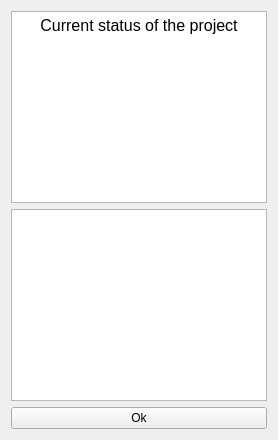
          <widget class="QWidget" name="tab_start_status">
           <attribute name="title">
            <string>Status</string>
           </attribute>
           <layout class="QGridLayout" name="gridLayout_5">
            <item row="2" column="0">
             <widget class="QPushButton" name="pushButton_start_status">
              <property name="text">
               <string>Ok</string>
              </property>
             </widget>
            </item>
            <item row="0" column="0">
             <widget class="QTextEdit" name="textEdit_start_status">
              <property name="readOnly">
               <bool>true</bool>
              </property>
              <property name="html">
               <string>&lt;!DOCTYPE HTML PUBLIC &quot;-//W3C//DTD HTML 4.0//EN&quot; &quot;http://www.w3.org/TR/REC-html40/strict.dtd&quot;&gt;
&lt;html&gt;&lt;head&gt;&lt;meta name=&quot;qrichtext&quot; content=&quot;1&quot; /&gt;&lt;meta charset=&quot;utf-8&quot; /&gt;&lt;style type=&quot;text/css&quot;&gt;
p, li { white-space: pre-wrap; }
hr { height: 1px; border-width: 0; }
li.unchecked::marker { content: &quot;\2610&quot;; }
li.checked::marker { content: &quot;\2612&quot;; }
&lt;/style&gt;&lt;/head&gt;&lt;body style=&quot; font-family:'Sans Serif'; font-size:9pt; font-weight:400; font-style:normal;&quot;&gt;
&lt;p align=&quot;center&quot; style=&quot; margin-top:0px; margin-bottom:0px; margin-left:0px; margin-right:0px; -qt-block-indent:0; text-indent:0px;&quot;&gt;&lt;span style=&quot; font-size:12pt;&quot;&gt;Current status of the project&lt;/span&gt;&lt;/p&gt;&lt;/body&gt;&lt;/html&gt;</string>
              </property>
             </widget>
            </item>
            <item row="1" column="0">
             <widget class="QTextEdit" name="textEdit_start_status_text"/>
            </item>
           </layout>
          </widget>
